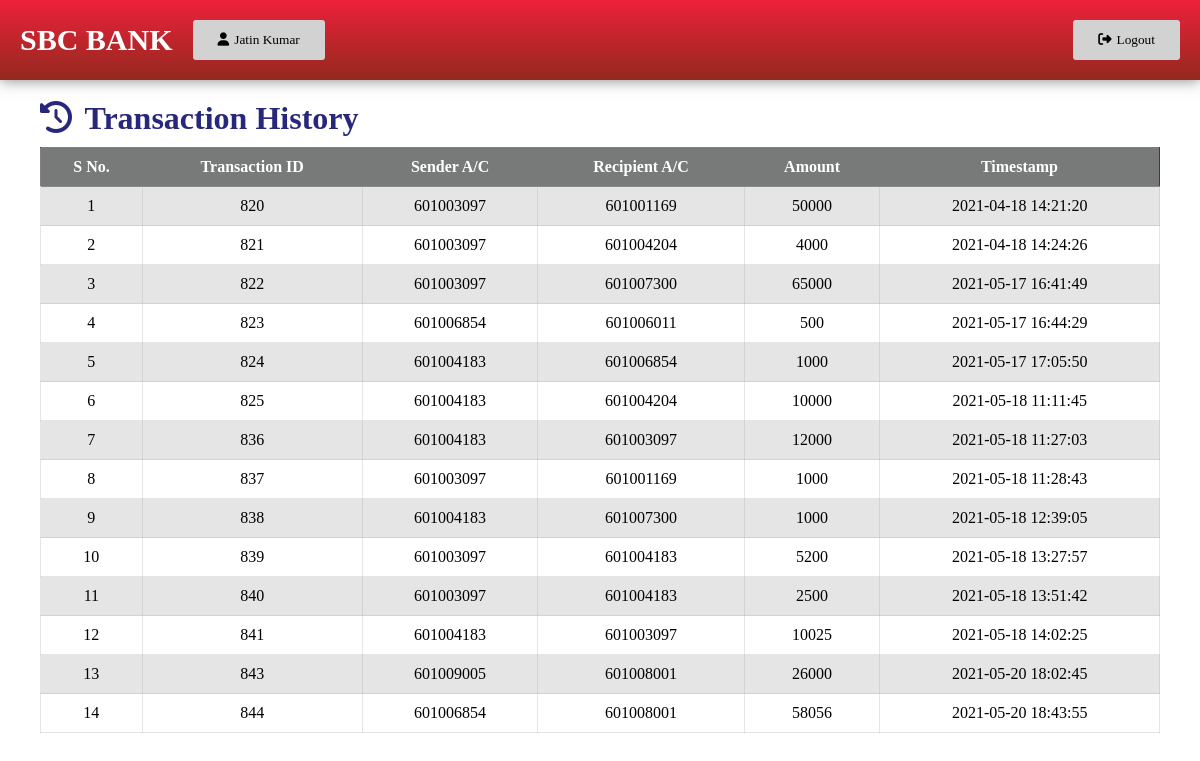
/transaction-history.php (signed in), run on the app's committed database.
### tables this page shows
CREATE TABLE `transactions` (
  `transaction_id` int(11) NOT NULL,
  `sender_acc_num` varchar(20) NOT NULL,
  `recipient_acc_num` varchar(20) NOT NULL,
  `amount` double NOT NULL,
  `timestamp` timestamp NOT NULL DEFAULT current_timestamp() ON UPDATE current_timestamp()
);

### transaction-history.php (the view, shortened to what this page needs)
<?php
    require_once('connection.php');
    $sql = "SELECT * FROM transactions";
    $result = $conn->query($sql);
?>
<!DOCTYPE html>
<html lang="en">
<head>
    <link rel="stylesheet" href="public/CSS/styles.css">
    <link rel="stylesheet" href="public/CSS/hide-header-option.css">
</head>
<body>
    <?php require 'includes/header.php'; ?>
    <div class="wrapper">
        <?php if($result->num_rows > 0){ ?>
        <h1 class="mb-10px secondary"><i class="fas fa-history mr-5px"></i> Transaction History</h1>
        <table>
            <thead>
                <tr>
                    <th>S No.</th>
                    <th>Transaction ID</th>
                    <th>Sender A/C</th>
                    <th>Recipient A/C</th>
                    <th>Amount</th>
                    <th>Timestamp</th>
                </tr>
            </thead>
            <tbody>
                <?php
                    $serial_no = 1;
                    while($row = $result->fetch_assoc()){
                ?>
                <tr>
                    <td><?php echo $serial_no; ?></td>
                    <td><?php echo $row['transaction_id']; ?></td>
                    <td><?php echo $row['sender_acc_num']; ?></td>
                    <td><?php echo $row['recipient_acc_num']; ?></td>
                    <td><?php echo $row['amount']; ?></td>
                    <td><?php echo $row['timestamp']; ?></td>
                </tr>
                <?php $serial_no++; ?>
                <?php } ?>
            </tbody>
        </table>
        <?php }
        else {
            ?>
                <h3 class="danger"><i class="fas fa-exclamation-circle mr-5px"></i> No transaction were found</h3>
            <?php
        }
        ?>
    </div>
</body>
</html>

### Public/CSS/styles.css (style rules this page uses)
* { margin: 0; padding: 0; font-family: -webkit-pictograph; }
.wrapper { display: flex; flex-direction: column; padding: 20px 40px; }
table { border : 0.5px solid rgba(0,0,0,0.5); border-collapse: collapse; width: 100%; border-radius: 3px; }
th { background: #787979; padding: 10px; color: white; }
td { border : 0.5px solid rgb(169 169 169 / 30%); padding: 10px; text-align:center; }
tr:nth-child(odd) { background: rgb(169 169 169 / 30%); }
.mr-5px { margin-right: 5px; }
.mb-10px { margin-bottom: 10px; }
.secondary { color: #27277b; }

### data on the page
transactions: transaction_id "820", sender_acc_num "601003097", recipient_acc_num "601001169", amount "50000", timestamp "2021-04-18 14:21:20"
transactions: transaction_id "821", sender_acc_num "601003097", recipient_acc_num "601004204", amount "4000", timestamp "2021-04-18 14:24:26"
transactions: transaction_id "822", sender_acc_num "601003097", recipient_acc_num "601007300", amount "65000", timestamp "2021-05-17 16:41:49"
transactions: transaction_id "823", sender_acc_num "601006854", recipient_acc_num "601006011", amount "500", timestamp "2021-05-17 16:44:29"
transactions: transaction_id "824", sender_acc_num "601004183", recipient_acc_num "601006854", amount "1000", timestamp "2021-05-17 17:05:50"
transactions: transaction_id "825", sender_acc_num "601004183", recipient_acc_num "601004204", amount "10000", timestamp "2021-05-18 11:11:45"
transactions: transaction_id "836", sender_acc_num "601004183", recipient_acc_num "601003097", amount "12000", timestamp "2021-05-18 11:27:03"
transactions: transaction_id "837", sender_acc_num "601003097", recipient_acc_num "601001169", amount "1000", timestamp "2021-05-18 11:28:43"
transactions: transaction_id "838", sender_acc_num "601004183", recipient_acc_num "601007300", amount "1000", timestamp "2021-05-18 12:39:05"
transactions: transaction_id "839", sender_acc_num "601003097", recipient_acc_num "601004183", amount "5200", timestamp "2021-05-18 13:27:57"
transactions: transaction_id "840", sender_acc_num "601003097", recipient_acc_num "601004183", amount "2500", timestamp "2021-05-18 13:51:42"
transactions: transaction_id "841", sender_acc_num "601004183", recipient_acc_num "601003097", amount "10025", timestamp "2021-05-18 14:02:25"
transactions: transaction_id "843", sender_acc_num "601009005", recipient_acc_num "601008001", amount "26000", timestamp "2021-05-20 18:02:45"
transactions: transaction_id "844", sender_acc_num "601006854", recipient_acc_num "601008001", amount "58056", timestamp "2021-05-20 18:43:55"

### other printed values
$_SESSION['username'] "Jatin Kumar"
